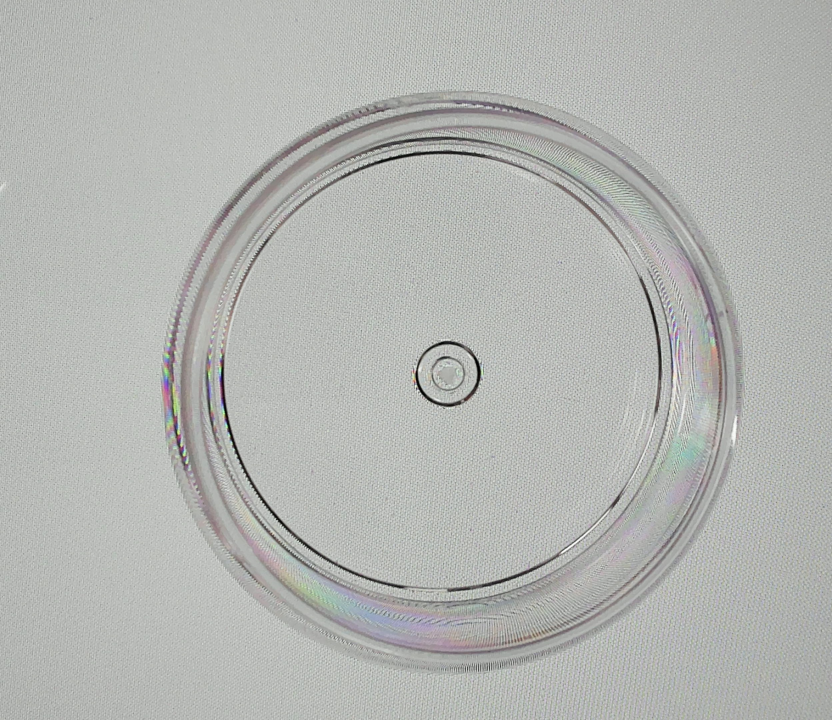
#> input picture Cosmetic/normalCut/WIN_20200217_13_21_48_Pro.jpg, 2496 x 2160 px (shown at 1/3 size); its folder holds only this picture in this run
$ python ShapeDetectFromNonRotateFigures.py
#> lines starting #> are read from the running program, lines starting #| are printed output that depends on the picture; after the words box and inside, x2 and y2 are one past the last pixel; in counts of white or black regions, pixels touching at a corner belong together; long printed decimals are rounded
#
# Cosmetic/defect 폴더에는 Raw images for Defect products 들이 들어있음.
# Cosmetic/normal 폴더에는 Raw images for OK products 들이 들어있음
# Cosmetic/normalCut 폴더에는 CutImageInXAxis를 통해 잘린 Images for OK products 들이 들어있음.
# CosmeticCut/defect 폴더에는 이 python file을 통해 잘린 images for defect products들이 들어있음
# CosmeticCut/normal 폴더에는 CutImageInXAxis를 통해 잘린 image에서 검출된 OK Products 들이 들어있음
#

import cv2
import numpy as np
import math
import os

# 여백 설정
whiteScreen = 0

#
# 사진에서 Image를 얻기 위해 아래와 같은 함수 선언
#
# 전체적인 Mechanism은 맨 아래에 path로 설정한 directory 내부에 있는 파일 이름을 모두 저장하고
# 저장한 file 이름을 반복문(for)을 통해 아래 함수에 지속적으로 넣음
# 그리고 그 해당하는 Image에 Contour를 따고, 사각형을 그려 그 크기만큼 이미지를 잘라냄.
# 잘라낸 이미지는 저장
#
def ShapeDetectForSingleImage(inputImage):

    # Call Image and Get Information for Image
    #
    # 어떤 이미지를 불러왔는지 확인하기 위해 print.
#> called with inputImage = 'WIN_20200217_13_21_48_Pro.jpg'
    print('input Image : ', inputImage)

    # 이미지를 불러와서 Y pixel, X pixel, 채널을 받아옴.
    Image = cv2.imread('./Cosmetic/normalCut/' + inputImage)
#> Image is the input picture: shape (2160, 2496, 3); mean B, G, R 178.2, 181.3, 179.6
    YPixels, XPixels, channels = Image.shape
#> YPixels = 2160; XPixels = 2496; channels = 3
    print('Y Pixels : ', YPixels, 'X Pixels : ', XPixels, 'channels : ', channels)
#| Y Pixels :  2160 X Pixels :  2496 channels :  3

    # Back up Original Image
    # 잘라서 저장할 이미지를 backup 해놓기 위해 copy함.
    ImageForCut = Image.copy()

    # Make image downscale and grayscale to get contour
    Image = cv2.resize(Image, dsize=(640, 480), interpolation=cv2.INTER_AREA)
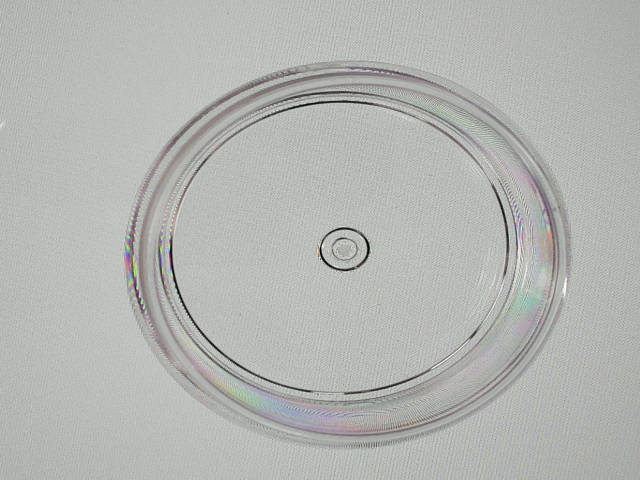
#> Image: shape (480, 640, 3); mean B, G, R 178.2, 181.3, 179.6
    ImageCheck = Image.copy()
    gray = cv2.cvtColor(Image, cv2.COLOR_BGR2GRAY)

    #
    # Defect Image와 Normal Image는 imshow, waitKey를 통해 어떤 contour가 계속 되는지 확인해야함.
    # defect image의 경우 143~145면 나름 이쁘게 잡힘. (이미지 몇개는 제대로 안되어서 지웠음)
    # normal Image의 경우 좌/우를 일정 ratio로 자른 이후 contour 범위가 152~155이면 나름 이쁘게 잡힘.
    #

    # For Defect Image
    #ret, binaryImage = cv2.threshold(gray, 143, 145, cv2.THRESH_BINARY_INV)
    # For normal Image
    ret, binaryImage = cv2.threshold(gray, 152, 155, cv2.THRESH_BINARY_INV)
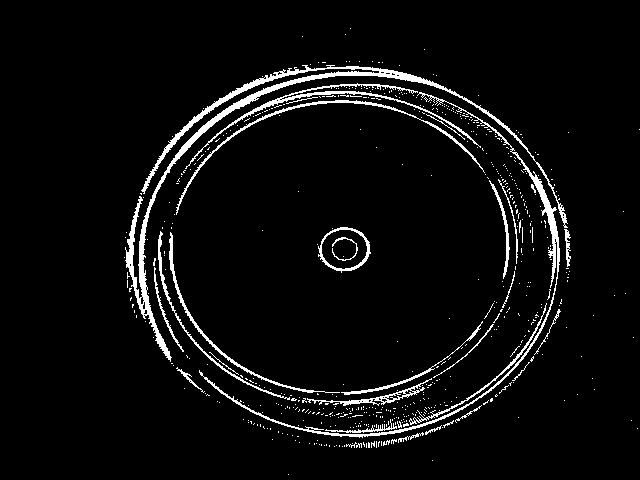
#> binaryImage: shape (480, 640); values 0 (black) and 155 (white), 5% white; 592 white regions (561 under 20 px), largest, box (x1, y1, x2, y2) and area: (125, 65, 568, 362) 4915, (199, 92, 560, 438) 2164, (185, 83, 481, 169) 1142
    binaryImage = cv2.dilate(binaryImage, None)
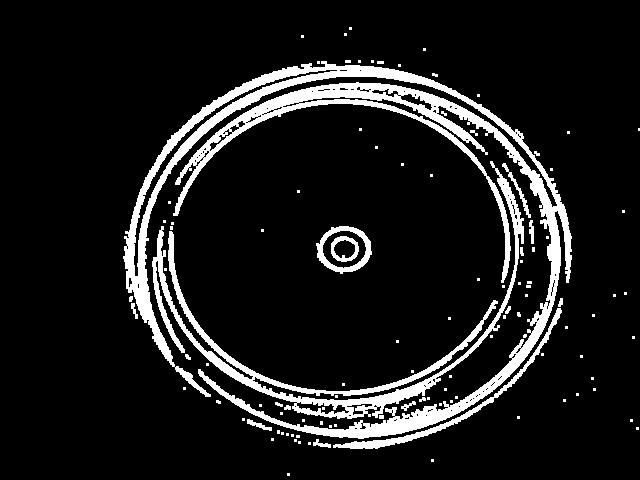
#> binaryImage: shape (480, 640); values 0 (black) and 155 (white), 10.9% white; 110 white regions (87 under 20 px)

    # Find Contour of Image
    mode = cv2.RETR_EXTERNAL
    method = cv2.CHAIN_APPROX_SIMPLE
    contours, hierarchy = cv2.findContours(binaryImage, mode, method)
#> contours = 108 contours, 97 with area under 20; largest, box (x1, y1, x2, y2) and area: (123, 61, 572, 439) 21332, (152, 161, 524, 419) 6620, (316, 226, 372, 274) 1925, (333, 308, 562, 449) 1172, (502, 163, 531, 218) 142
    print('len(contours) = ', len(contours))
#| len(contours) =  108

    maxLength = 0
    k = 0

    for i, cnt in enumerate(contours):
        perimeter = cv2.arcLength(cnt, closed = True)
        if perimeter > maxLength:
            maxLength = perimeter
            k = i
#> this loop made 108 passes
#> (cnt, perimeter, maxLength) on pass 1: ([[287, 473], [287, 475], [289, 475], [289, 473]], 8, 8)
#> (perimeter, maxLength) on passes 5, 19, 57, 88, 100: (50.14, 50.14), (64.38, 64.38), (634.3, 634.3), (2816.5, 2816.5), (5364.2, 5364.2)
#> after the loop, k = 99; maxLength = 5364.2
    print('maxLength = ', maxLength)
#| maxLength =  5364.222
    cnt = contours[k]
#> cnt = contour of 2556 points, box (x1, y1, x2, y2) (123, 61, 572, 439), area 21332
    dst = Image.copy()
    cv2.drawContours(dst, [cnt], 0, (255, 0, 0), 3)
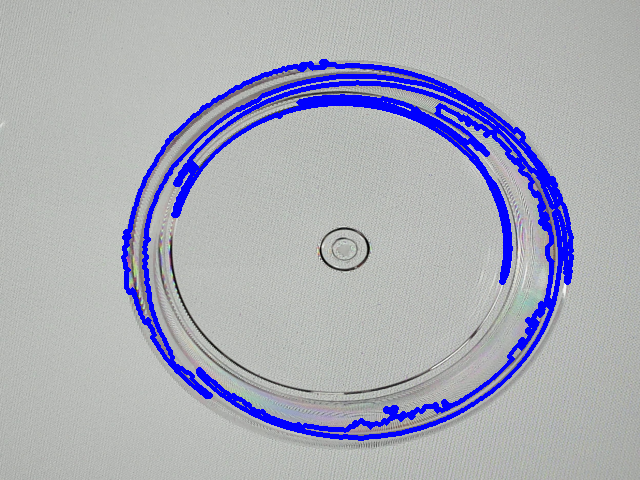
#> dst: shape (480, 640, 3); 6.93% of pixels changed, all inside (x1, y1, x2, y2) = (121, 59, 574, 441)

    x, y, w, h = cv2.boundingRect(cnt)
#> x = 123; y = 61; w = 449; h = 378
    print('x, y, w, h is ', x, ' and ', y, ' and ',  w, ' and ',  h)
#| x, y, w, h is  123  and  61  and  449  and  378
    img1 = cv2.rectangle(ImageCheck, (x, y), (x + w, y + h),(0,0,255), 5)
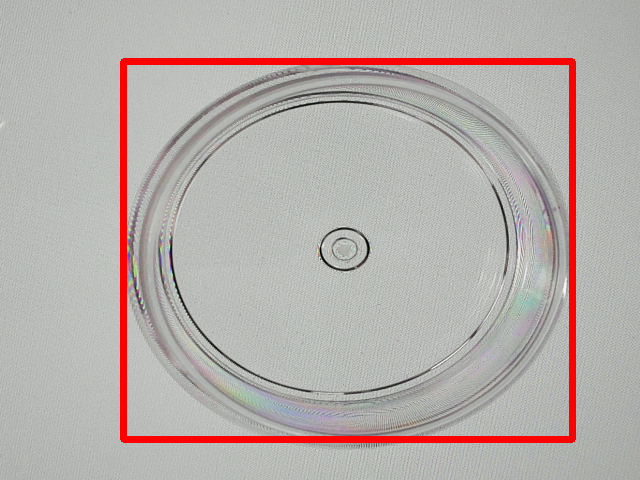
#> img1: shape (480, 640, 3); mean B, G, R 171.4, 174.4, 182.3

    #
    # Contour한 이미지를 rectangle로 감싼 형태를 아래 주석을 해제하면 확인이 가능(저장될 이미지)
    #
    #cv2.imshow('img1', img1)

    #
    # 아래는 픽셀계산. 원래 기존의 이미지를 640*480으로 dsize하여 계산하였기 때문에,
    # 비율을 맞춰주기 위해 아래와 같이 곱해서 계산함.
    # 아래 int(round) 형태를 사용한 이유는, 비율을 곱하다보니 float형태로 저장이 되기에,
    # round를 하여 반올림하고 int형태로 해야 정확한 픽셀값이 나와 이미지를 잘라낼 수 있음.
    #
    XPixelsForCut = []

    YPixelsForCut = []

    XPixelsForCut.append( ( x * XPixels / 640, ( x + w ) * XPixels / 640 ) )

    YPixelsForCut.append( ( y * YPixels / 480, ( y + h ) * YPixels / 480 ) )

    print('min and max value for Image : ', XPixelsForCut, YPixelsForCut)
#| min and max value for Image :  [(479.7, 2230.8)] [(274.5, 1975.5)]

    print('round number = ', int(round(XPixelsForCut[0][0])),round(XPixelsForCut[0][1]),
                                round(YPixelsForCut[0][0]),round(YPixelsForCut[0][1]), 'For Image')
#| round number =  480 2231 274 1976 For Image

    CutImage = ImageForCut[int(round(YPixelsForCut[0][0])):int(round(YPixelsForCut[0][1])),
                        int(round(XPixelsForCut[0][0])):int(round(XPixelsForCut[0][1]))]
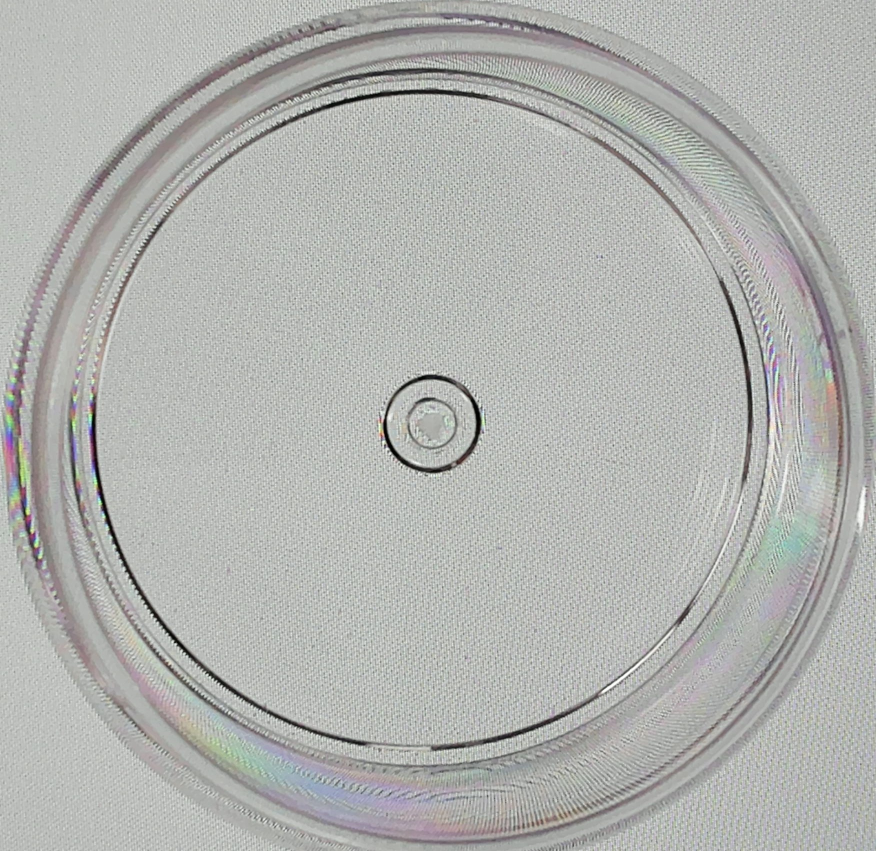
#> CutImage: shape (1702, 1751, 3) (shown at 1/2 size); mean B, G, R 175.8, 178.8, 177.4

    #
    # 잘린 이미지의 정보를 확인하기 위해 shape을 쓰고 출력 및 이미지 저장.
    #

    rowsCut, colsCut, channelsCut = CutImage.shape
#> rowsCut = 1702; colsCut = 1751; channelsCut = 3

    print('Pixel Size for images : ', rowsCut , ' X', colsCut, ' and channels : ', channelsCut)
#| Pixel Size for images :  1702  X 1751  and channels :  3
    cv2.imwrite('./CosmeticCut/normal/' + inputImage, CutImage)

    return 0

#
# Image File들이 들어있는 Directory 설정 및 Image File들을 file_list에 저장
#
path = "./Cosmetic/normalCut/"

file_list = os.listdir(path)

#
# 저장에 실패한 경우 1인데, 이전에 남아있던 잔존이라 의미없는 값. 변수 rotationFail 관련은 무시하여도 무방.
#

rotationFail = 0

for i in range(len(file_list)):
    print(file_list[i])
    check = ShapeDetectForSingleImage('{}'.format(file_list[i]))
    if(check == 1 ):
        rotationFail += 1
#
# 얼마나 많이 저장을 실패하였는가를 의미. 무시하여도 무방.
#
print('Fail Rotation : ', rotationFail)

$ run again, on Cosmetic/normalCut/WIN_20200217_13_22_15_Pro (2).jpg
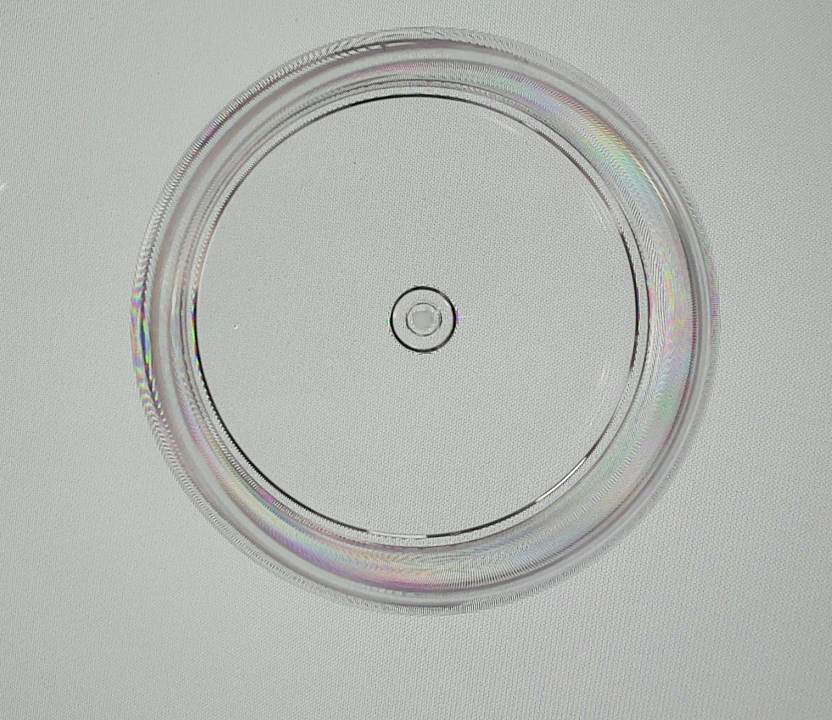
#> input picture Cosmetic/normalCut/WIN_20200217_13_22_15_Pro (2).jpg, 2496 x 2160 px (shown at 1/3 size)
#> in ShapeDetectForSingleImage, Image is the input picture: shape (2160, 2496, 3); mean B, G, R 178, 181.4, 179.3
#| Y Pixels :  2160 X Pixels :  2496 channels :  3
#> Image: shape (480, 640, 3)
#> in ShapeDetectForSingleImage, `binaryImage = cv2.dilate(binaryImage, None)`:
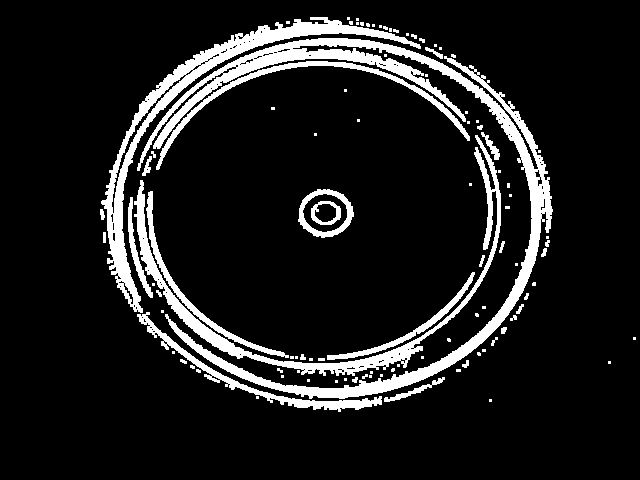
#> binaryImage: shape (480, 640); values 0 (black) and 155 (white), 11.6% white; 100 white regions (65 under 20 px)
#> contours = 99 contours, 78 with area under 20; largest, box (x1, y1, x2, y2) and area: (137, 38, 553, 399) 12112, (101, 17, 421, 313) 7009, (134, 135, 501, 376) 4679, (298, 189, 354, 238) 1990, (137, 312, 382, 412) 1648
#| len(contours) =  99
#> the loop in ShapeDetectForSingleImage, `for i, cnt in enumerate(contours):` made 99 passes
#> (cnt, perimeter, maxLength) on pass 1: ([[489, 399], [489, 401], [491, 401], [491, 399]], 8, 8)
#> after the loop in ShapeDetectForSingleImage, `for i, cnt in enumerate(contours):`: k = 83; maxLength = 3577.6
#| maxLength =  3577.642
#> in ShapeDetectForSingleImage, `cnt = contours[k]`: cnt = contour of 1745 points, box (x1, y1, x2, y2) (137, 38, 553, 399), area 12112
#> dst: shape (480, 640, 3); mean B, G, R 182.3, 173.9, 171.8
#> x = 137; y = 38; w = 416; h = 361
#| x, y, w, h is  137  and  38  and  416  and  361
#| min and max value for Image :  [(534.3, 2156.7)] [(171.0, 1795.5)]
#| round number =  534 2157 171 1796 For Image
#> in ShapeDetectForSingleImage, `CutImage = ImageForCut[int(round(YPixelsForCut[0][0])):int(round(YPixe..`:
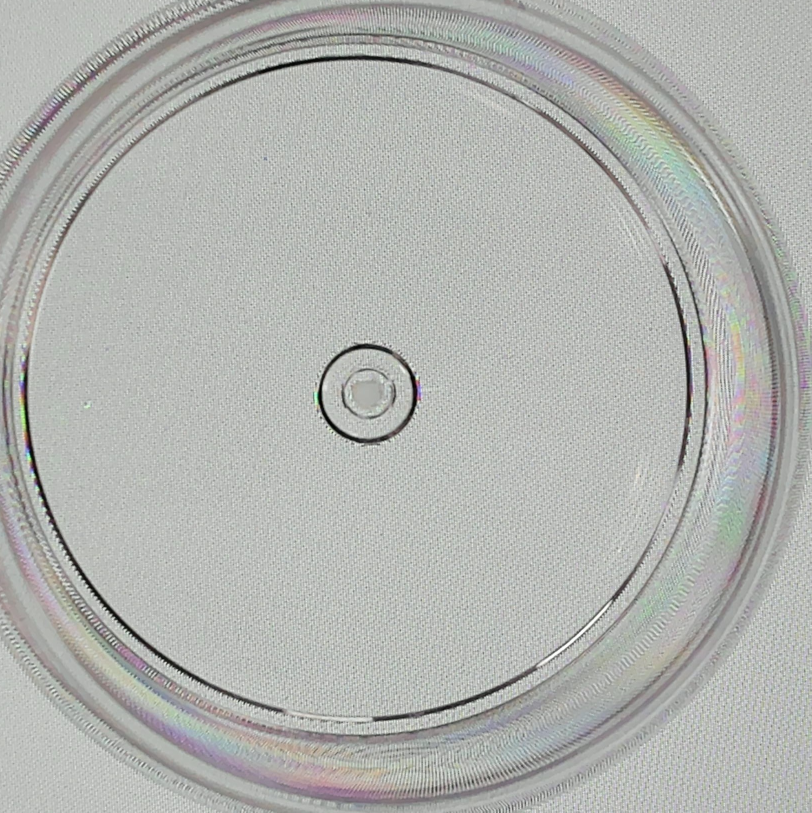
#> CutImage: shape (1625, 1623, 3) (shown at 1/2 size); mean B, G, R 175.7, 179.1, 177.3
#| Pixel Size for images :  1625  X 1623  and channels :  3
